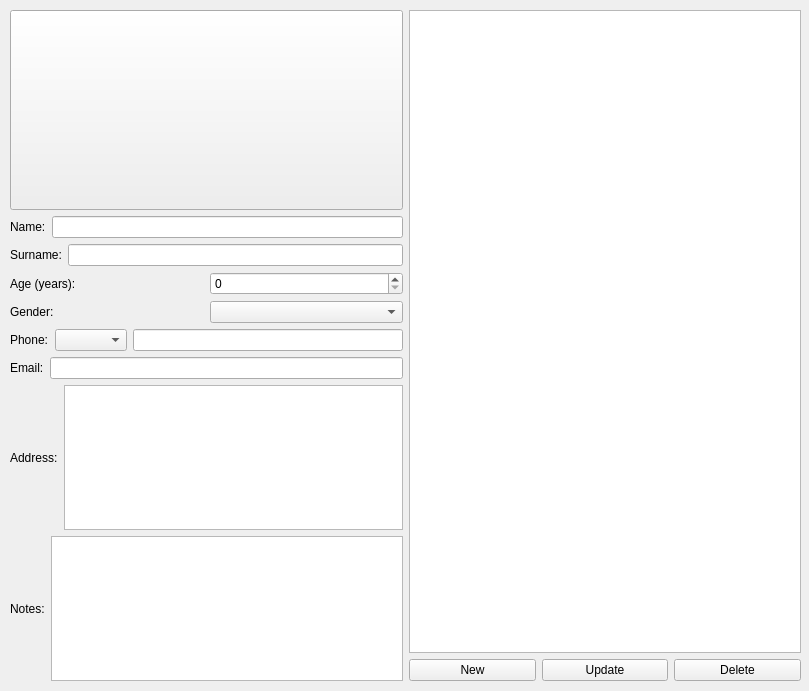
<?xml version="1.0" encoding="UTF-8"?>
<ui version="4.0">
 <class>MainWindow</class>
 <widget class="QMainWindow" name="MainWindow">
  <property name="geometry">
   <rect>
    <x>0</x>
    <y>0</y>
    <width>809</width>
    <height>691</height>
   </rect>
  </property>
  <property name="windowTitle">
   <string>MainWindow</string>
  </property>
  <widget class="QWidget" name="centralwidget">
   <widget class="QWidget" name="horizontalLayoutWidget">
    <property name="geometry">
     <rect>
      <x>10</x>
      <y>10</y>
      <width>791</width>
      <height>671</height>
     </rect>
    </property>
    <layout class="QHBoxLayout" name="horizontalLayout">
     <item>
      <layout class="QVBoxLayout" name="verticalLayout_2">
       <item>
        <layout class="QVBoxLayout" name="verticalLayout_3">
         <item>
          <widget class="QPushButton" name="profile_pic_btn">
           <property name="sizePolicy">
            <sizepolicy hsizetype="Expanding" vsizetype="Minimum">
             <horstretch>0</horstretch>
             <verstretch>0</verstretch>
            </sizepolicy>
           </property>
           <property name="minimumSize">
            <size>
             <width>0</width>
             <height>200</height>
            </size>
           </property>
           <property name="text">
            <string/>
           </property>
          </widget>
         </item>
        </layout>
       </item>
       <item>
        <layout class="QHBoxLayout" name="horizontalLayout_3">
         <item>
          <widget class="QLabel" name="label">
           <property name="text">
            <string>Name:</string>
           </property>
          </widget>
         </item>
         <item>
          <widget class="QLineEdit" name="name_tbox">
           <property name="sizePolicy">
            <sizepolicy hsizetype="Expanding" vsizetype="Fixed">
             <horstretch>0</horstretch>
             <verstretch>0</verstretch>
            </sizepolicy>
           </property>
          </widget>
         </item>
        </layout>
       </item>
       <item>
        <layout class="QHBoxLayout" name="horizontalLayout_4">
         <item>
          <widget class="QLabel" name="label_2">
           <property name="text">
            <string>Surname:</string>
           </property>
          </widget>
         </item>
         <item>
          <widget class="QLineEdit" name="surname_tbox"/>
         </item>
        </layout>
       </item>
       <item>
        <layout class="QHBoxLayout" name="horizontalLayout_9">
         <item>
          <widget class="QLabel" name="label_7">
           <property name="text">
            <string>Age (years):</string>
           </property>
          </widget>
         </item>
         <item>
          <widget class="QSpinBox" name="spinBox"/>
         </item>
        </layout>
       </item>
       <item>
        <layout class="QHBoxLayout" name="horizontalLayout_8">
         <item>
          <widget class="QLabel" name="label_6">
           <property name="text">
            <string>Gender:</string>
           </property>
          </widget>
         </item>
         <item>
          <widget class="QComboBox" name="gender_cbox">
           <property name="sizePolicy">
            <sizepolicy hsizetype="Ignored" vsizetype="Fixed">
             <horstretch>0</horstretch>
             <verstretch>0</verstretch>
            </sizepolicy>
           </property>
           <property name="editable">
            <bool>false</bool>
           </property>
           <property name="currentText">
            <string>Male</string>
           </property>
           <property name="placeholderText">
            <string>Gender Here</string>
           </property>
           <item>
            <property name="text">
             <string>Male</string>
            </property>
           </item>
           <item>
            <property name="text">
             <string>Famale</string>
            </property>
           </item>
           <item>
            <property name="text">
             <string>Other</string>
            </property>
           </item>
          </widget>
         </item>
        </layout>
       </item>
       <item>
        <layout class="QHBoxLayout" name="horizontalLayout_5">
         <item>
          <widget class="QLabel" name="label_3">
           <property name="text">
            <string>Phone:</string>
           </property>
          </widget>
         </item>
         <item>
          <widget class="QComboBox" name="phone_number_prefix">
           <property name="sizePolicy">
            <sizepolicy hsizetype="Fixed" vsizetype="Fixed">
             <horstretch>0</horstretch>
             <verstretch>0</verstretch>
            </sizepolicy>
           </property>
          </widget>
         </item>
         <item>
          <widget class="QLineEdit" name="lineEdit">
           <property name="inputMethodHints">
            <set>Qt::ImhDigitsOnly|Qt::ImhNoTextHandles</set>
           </property>
          </widget>
         </item>
        </layout>
       </item>
       <item>
        <layout class="QHBoxLayout" name="horizontalLayout_6">
         <item>
          <widget class="QLabel" name="label_4">
           <property name="text">
            <string>Email:</string>
           </property>
          </widget>
         </item>
         <item>
          <widget class="QLineEdit" name="email_tbox">
           <property name="inputMethodHints">
            <set>Qt::ImhEmailCharactersOnly</set>
           </property>
          </widget>
         </item>
        </layout>
       </item>
       <item>
        <layout class="QHBoxLayout" name="horizontalLayout_7">
         <item>
          <widget class="QLabel" name="label_5">
           <property name="text">
            <string>Address:</string>
           </property>
          </widget>
         </item>
         <item>
          <widget class="QPlainTextEdit" name="addr_tbox">
           <property name="sizePolicy">
            <sizepolicy hsizetype="Expanding" vsizetype="Ignored">
             <horstretch>0</horstretch>
             <verstretch>0</verstretch>
            </sizepolicy>
           </property>
          </widget>
         </item>
        </layout>
       </item>
       <item>
        <layout class="QHBoxLayout" name="horizontalLayout_11">
         <item>
          <widget class="QLabel" name="label_8">
           <property name="text">
            <string>Notes:</string>
           </property>
          </widget>
         </item>
         <item>
          <widget class="QPlainTextEdit" name="plainTextEdit">
           <property name="sizePolicy">
            <sizepolicy hsizetype="Expanding" vsizetype="Ignored">
             <horstretch>0</horstretch>
             <verstretch>0</verstretch>
            </sizepolicy>
           </property>
          </widget>
         </item>
        </layout>
       </item>
      </layout>
     </item>
     <item>
      <layout class="QVBoxLayout" name="verticalLayout">
       <item>
        <widget class="QListView" name="name_lbl"/>
       </item>
       <item>
        <layout class="QHBoxLayout" name="horizontalLayout_2">
         <item>
          <widget class="QPushButton" name="New_btn">
           <property name="text">
            <string>New</string>
           </property>
          </widget>
         </item>
         <item>
          <widget class="QPushButton" name="Update_btn">
           <property name="text">
            <string>Update</string>
           </property>
          </widget>
         </item>
         <item>
          <widget class="QPushButton" name="Delete_btn">
           <property name="text">
            <string>Delete</string>
           </property>
          </widget>
         </item>
        </layout>
       </item>
      </layout>
     </item>
    </layout>
   </widget>
  </widget>
 </widget>
 <resources/>
 <connections/>
</ui>
